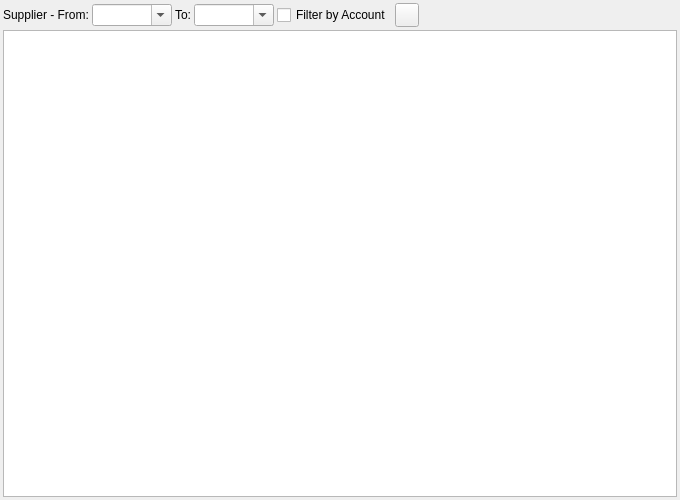
<?xml version="1.0" encoding="UTF-8"?>
<ui version="4.0">
 <class>SRM_SupplierReportWidget</class>
 <widget class="QWidget" name="SRM_SupplierReportWidget">
  <property name="geometry">
   <rect>
    <x>0</x>
    <y>0</y>
    <width>680</width>
    <height>500</height>
   </rect>
  </property>
  <property name="windowTitle">
   <string>Dialog</string>
  </property>
  <layout class="QGridLayout" name="gridLayout">
   <property name="leftMargin">
    <number>3</number>
   </property>
   <property name="topMargin">
    <number>3</number>
   </property>
   <property name="rightMargin">
    <number>3</number>
   </property>
   <property name="bottomMargin">
    <number>3</number>
   </property>
   <property name="spacing">
    <number>3</number>
   </property>
   <item row="0" column="0">
    <layout class="QHBoxLayout" name="horizontalLayout_2">
     <item>
      <widget class="QLabel" name="lblSupplierFrom">
       <property name="text">
        <string>Supplier - From:</string>
       </property>
      </widget>
     </item>
     <item>
      <widget class="QComboBox" name="cbFromCustSupp">
       <property name="minimumSize">
        <size>
         <width>80</width>
         <height>0</height>
        </size>
       </property>
       <property name="editable">
        <bool>true</bool>
       </property>
       <property name="maxVisibleItems">
        <number>15</number>
       </property>
      </widget>
     </item>
     <item>
      <widget class="QLabel" name="label_4">
       <property name="text">
        <string>To:</string>
       </property>
      </widget>
     </item>
     <item>
      <widget class="QComboBox" name="cbToCustSupp">
       <property name="minimumSize">
        <size>
         <width>80</width>
         <height>0</height>
        </size>
       </property>
       <property name="editable">
        <bool>true</bool>
       </property>
       <property name="maxVisibleItems">
        <number>15</number>
       </property>
      </widget>
     </item>
     <item>
      <widget class="QCheckBox" name="cbFilterByAccount">
       <property name="text">
        <string>Filter by Account</string>
       </property>
      </widget>
     </item>
     <item>
      <widget class="QToolButton" name="pbRefresh">
       <property name="minimumSize">
        <size>
         <width>24</width>
         <height>24</height>
        </size>
       </property>
       <property name="maximumSize">
        <size>
         <width>24</width>
         <height>24</height>
        </size>
       </property>
       <property name="toolTip">
        <string>Refresh customer report</string>
       </property>
       <property name="text">
        <string/>
       </property>
       <property name="icon">
        <iconset resource="../../../db/src/gui/db.qrc">
         <normaloff>:/images/icons/arrow_refresh.png</normaloff>:/images/icons/arrow_refresh.png</iconset>
       </property>
      </widget>
     </item>
     <item>
      <spacer name="horizontalSpacer_2">
       <property name="orientation">
        <enum>Qt::Horizontal</enum>
       </property>
       <property name="sizeHint" stdset="0">
        <size>
         <width>40</width>
         <height>20</height>
        </size>
       </property>
      </spacer>
     </item>
    </layout>
   </item>
   <item row="1" column="0">
    <widget class="RB_TextEdit" name="teReport"/>
   </item>
  </layout>
 </widget>
 <customwidgets>
  <customwidget>
   <class>RB_TextEdit</class>
   <extends>QTextEdit</extends>
   <header>rb_textedit.h</header>
  </customwidget>
 </customwidgets>
 <tabstops>
  <tabstop>teReport</tabstop>
  <tabstop>cbFromCustSupp</tabstop>
  <tabstop>cbToCustSupp</tabstop>
  <tabstop>cbFilterByAccount</tabstop>
  <tabstop>pbRefresh</tabstop>
 </tabstops>
 <resources>
  <include location="../../../db/src/gui/db.qrc"/>
 </resources>
 <connections/>
</ui>
